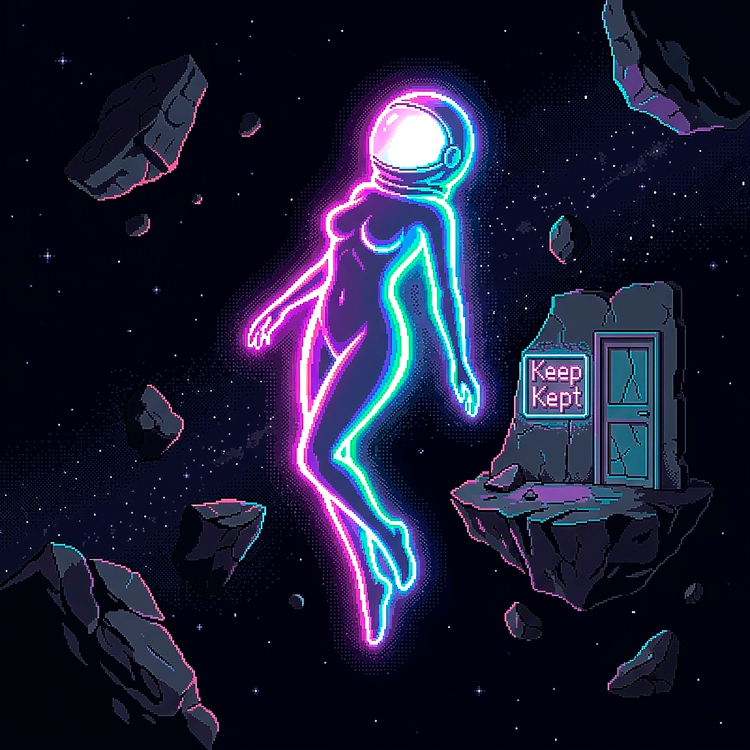
#> input picture Assets/imagen fondo del juego.jpg, 3000 x 3000 px (shown at 1/4 size)
$ python -i process_boss_animation_sheets.py   (imports and definitions only)
#> lines starting #> are read from the running program, lines starting #| are printed output that depends on the picture
"""Process the 4 AI-generated boss key frames into 6-frame sprite sheets.

Each input is a 1:1 PNG (~1024x1024). We:
  1. Remove the near-black background (corners sample).
  2. Crop to content bounding box (with 2px pad).
  3. NEAREST-resize to 48x48 (the game's per-frame boss size).
  4. Build a 6-frame horizontal strip (288x48) where each frame is
     the same processed image (code-driven animation will add pulse
     and scale variation at draw time).
  5. Save as <name>_sheet.png in stellar_horizon/assets/sprites/.

Input files (looked up in both the workspace root D:\AI\ and the
project root D:\AI\void-hunter\ since the image_synthesize tool can
land images in either):
  boss_idle_key.png, boss_telegraph_key.png, boss_charge_key.png,
  boss_dying_key.png

Output files (in stellar_horizon/assets/sprites/):
  boss_idle_sheet.png (288x48)
  boss_telegraph_sheet.png (288x48)
  boss_charge_sheet.png (288x48)
  boss_dying_sheet.png (288x48)

Usage: from D:\AI\void-hunter, run
  python -m stellar_horizon.tools.process_boss_animation_sheets
"""
from __future__ import annotations

import os
import shutil
import sys
from pathlib import Path

from PIL import Image

# Where the AI generator drops the key frames (workspace root).
SOURCE_DIR_CANDIDATES = [
    Path("D:/AI"),
    Path("D:/AI/void-hunter"),
]

# Where the processed sprite sheets live in the project.
SPRITES_DIR = Path("D:/AI/void-hunter/stellar_horizon/assets/sprites")

BOSS_FRAMES = [
    ("boss_idle_key",      "boss_idle_sheet"),
    ("boss_telegraph_key", "boss_telegraph_sheet"),
    ("boss_charge_key",    "boss_charge_sheet"),
    ("boss_dying_key",     "boss_dying_sheet"),
]
FRAME_SIZE = 48
FRAME_COUNT = 6


def remove_near_black_bg(img: Image.Image, threshold: int = 28) -> Image.Image:
    """Replace near-black pixels with transparent (corners sample)."""
#> called with threshold = 28
    w, h = img.size
#> w = 3000; h = 3000
    px = img.load()
    corners = [px[0, 0], px[w - 1, 0], px[0, h - 1], px[w - 1, h - 1]]
#> corners = [(1, 4, 21, 255), (1, 5, 16, 255), (3, 3, 15, 255), (1, 3, 18, 255)]
    # Average the four corner colors as the "background" reference.
    bg = (
        sum(c[0] for c in corners) // 4,
        sum(c[1] for c in corners) // 4,
        sum(c[2] for c in corners) // 4,
    )
#> bg = (1, 3, 17)
    out = Image.new("RGBA", (w, h), (0, 0, 0, 0))
#> out: PIL image 3000x3000 RGBA; every value is 0
    op = out.load()
    for y in range(h):
        for x in range(w):
            r, g, b, a = px[x, y]
            if (abs(r - bg[0]) <= threshold
                    and abs(g - bg[1]) <= threshold
                    and abs(b - bg[2]) <= threshold):
                op[x, y] = (0, 0, 0, 0)
            else:
                op[x, y] = (r, g, b, a)
    return out


def crop_to_content(img: Image.Image, pad: int = 2) -> Image.Image:
    bbox = img.getbbox()
    if not bbox:
        return img
    l, t, r, b = bbox
    l = max(0, l - pad)
    t = max(0, t - pad)
    r = min(img.size[0], r + pad)
    b = min(img.size[1], b + pad)
    return img.crop((l, t, r, b))


def find_source(name: str) -> Path | None:
    """Look for <name>.png in any of the candidate source dirs."""
    fname = f"{name}.png"
    for d in SOURCE_DIR_CANDIDATES:
        p = d / fname
        if p.exists():
            return p
    return None


def build_sheet(src: Path, dst: Path) -> None:
    img = Image.open(src).convert("RGBA")
    img = remove_near_black_bg(img)
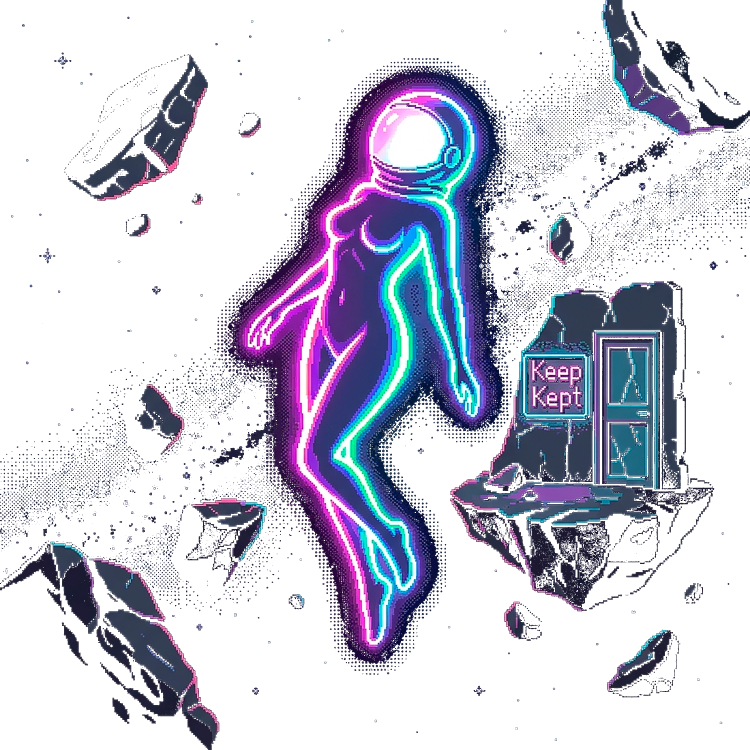
#> img: PIL image 3000x3000 RGBA (shown at 1/4 size); mean R, G, B, A 24.7, 25.3, 39.5, 78.4; transparent parts drawn white
    img = crop_to_content(img, pad=4)
#> in crop_to_content, `bbox = img.getbbox()`: bbox = (0, 0, 3000, 3000)
#> in crop_to_content, `l, t, r, b = bbox`: l = 0; r = 3000
    # Resize to the target frame size with NEAREST so the pixel
    # art stays crisp.
    frame = img.resize((FRAME_SIZE, FRAME_SIZE), Image.NEAREST)
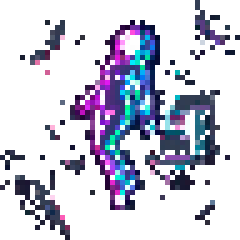
#> frame: PIL image 48x48 RGBA (shown 5 times larger); mean R, G, B, A 24.5, 25.6, 39.8, 79.5; transparent parts drawn white
    # Build a 6-frame strip where each frame is the same image —
    # code-driven animation (scale, alpha, rotation) provides
    # visible variation in the game.
    strip = Image.new("RGBA", (FRAME_SIZE * FRAME_COUNT, FRAME_SIZE),
                      (0, 0, 0, 0))
#> strip: PIL image 288x48 RGBA; every value is 0
    for i in range(FRAME_COUNT):
        strip.paste(frame, (i * FRAME_SIZE, 0), frame)
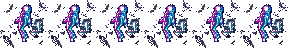
#> strip: PIL image 288x48 RGBA; mean R, G, B, A 24.5, 25.6, 39.8, 79.5; transparent parts drawn white
    SPRITES_DIR.mkdir(parents=True, exist_ok=True)
    strip.save(dst)
#> (the run stopped early here; a loop or call above may not have finished)
